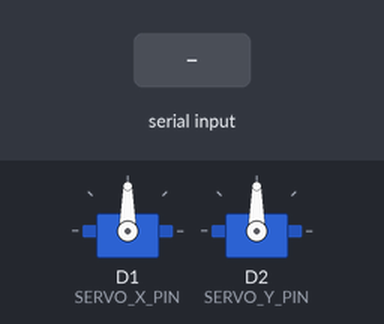
Simulated run of this sketch. Board: ESP8266 (NodeMCU). Shown: 2 × servo. Inputs (shaded band) come from the test bench.

Above: at 1.2 s.
1.3 s: "90,45\n" received over Serial
At 1.8 s:
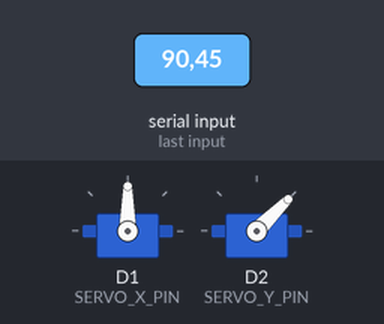
2.8 s: "30,150\n" received over Serial
At 4.0 s:
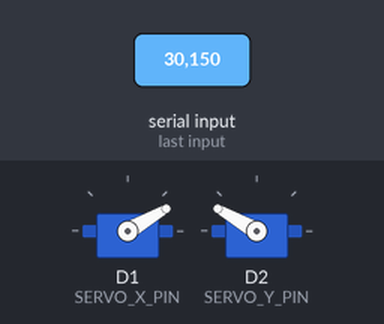
4.3 s: "1,90\n" received over Serial
At 5.3 s:
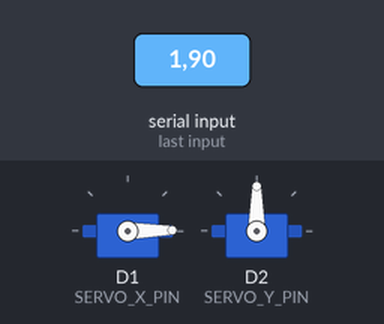
Timing chart, 0 to 7.3 s (numbered marks = the images above; inputs shaded):
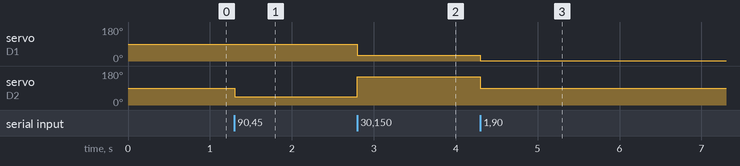

Measured:
- after the input at 1.3 s, servo on D2 (SERVO_Y_PIN): 90° → 45° at once
- after the input at 2.8 s, servo on D1 (SERVO_X_PIN): 90° → 30° at once; servo on D2 (SERVO_Y_PIN): 45° → 150° at once
- after the input at 4.3 s, servo on D1 (SERVO_X_PIN): 30° → 1° at once; servo on D2 (SERVO_Y_PIN): 150° → 90° at once

The sketch:

pointing.ino
```cpp
#include <Servo.h>

Servo servoX;  // left-right servo
Servo servoY;  // up-down servo

const int SERVO_X_PIN = D1;  // left-right servo pin
const int SERVO_Y_PIN = D2;  // up-down servo pin

void setup() {
  Serial.begin(9600);

  servoX.attach(SERVO_X_PIN);
  servoY.attach(SERVO_Y_PIN);

  // Initialize servos to center position
  servoX.write(90);
  servoY.write(90);
}

void loop() {
  if (Serial.available() > 0) {
    String data = Serial.readStringUntil('\n');

    // Split the received string into x and y values
    int commaIndex = data.indexOf(',');
    if (commaIndex != -1) {
      int x = data.substring(0, commaIndex).toInt();
      int y = data.substring(commaIndex + 1).toInt();

      // Move servos to the desired positions
      servoX.write(x);
      servoY.write(y);
    }
  }
}
```
